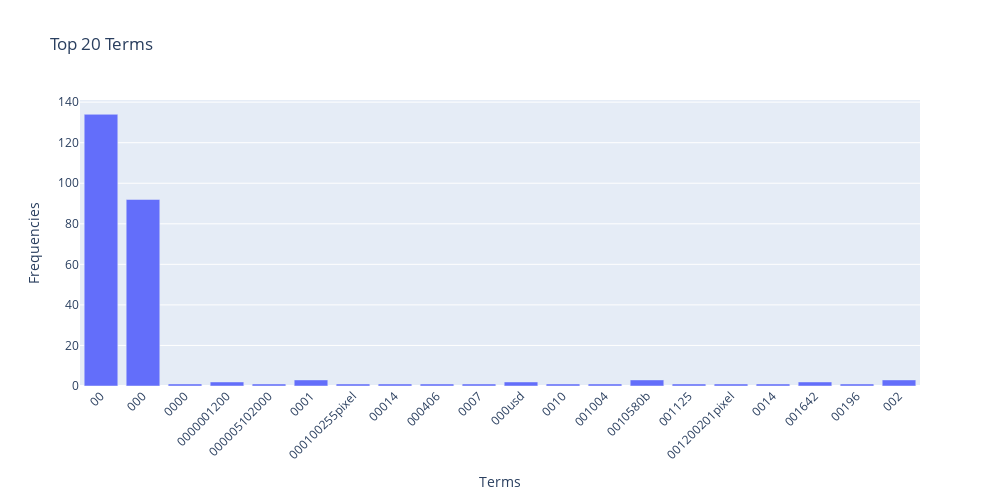

This figure's notebook cell:
### Markdown cell above
### >>> **Exercise 13 (take home):** 
The chart above only contains 300 vocabulary in the documents, and it's already computationally intensive to both compute and visualize. Can you efficiently reduce the number of terms you want to visualize as an exercise.

### Code cell
import numpy as np
import plotly.graph_objects as go

term_frequencies = np.asarray(X_counts.sum(axis=0)).flatten()
terms = count_vect.get_feature_names_out()

K = 20 
top_terms = terms[:K]
top_frequencies = term_frequencies[:K]


fig = go.Figure(data=[go.Bar(
    x=top_terms,
    y=top_frequencies
)])


fig.update_layout(
    title=f'Top {K} Terms ',
    xaxis_title='Terms',
    yaxis_title='Frequencies',
    xaxis_tickangle=-45,
    width=1000,
    height=500
)

fig.show()

### Figure 1 — Plotly figure (JSON) as saved in the notebook; plotly's stock layout.template omitted (floating-point values rounded to 4 significant figures)
{"data": [{"type": "bar", "x": ["00", "000", "0000", "0000001200", "000005102000", "0001", "000100255pixel", "00014", "000406", "0007", "000usd", "0010", "001004", "0010580b", "001125", "001200201pixel", "0014", "001642", "00196", "002"], "y": [134, 92, 1, 2, 1, 3, 1, 1, 1, 1, 2, 1, 1, 3, 1, 1, 1, 2, 1, 3]}], "layout": {"height": 500, "title": {"text": "Top 20 Terms "}, "width": 1000, "xaxis": {"tickangle": -45, "title": {"text": "Terms"}}, "yaxis": {"title": {"text": "Frequencies"}}}}
